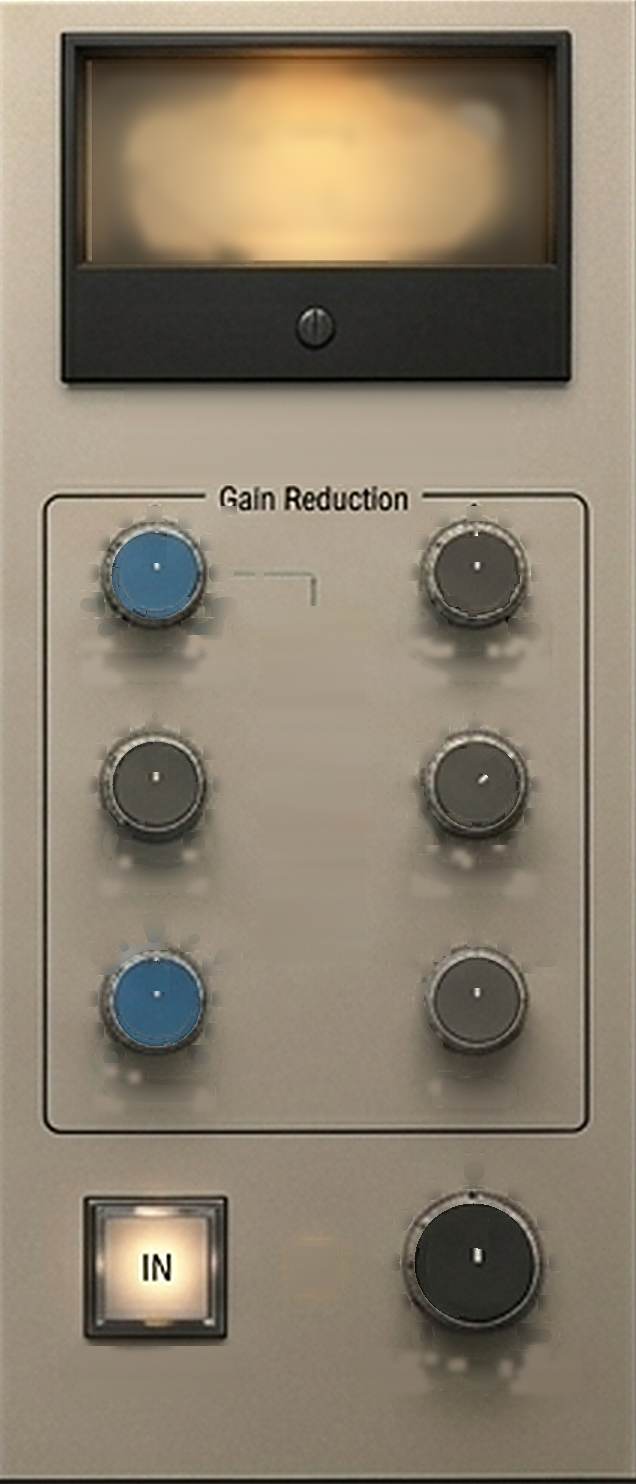
#> input picture Resources/MasterBusCompressorPanel.png, 636 x 1484 px
$ python make_strip_art.py ../Resources/MasterBusCompressorPanel.png ../Resources/MasterBusCompressorPanel.png
#> lines starting #> are read from the running program, lines starting #| are printed output that depends on the picture; after the words box and inside, x2 and y2 are one past the last pixel; in counts of white or black regions, pixels touching at a corner belong together
"""
Builds the mixer strip artwork from the design mockup (the first strip,
"Lead Vos"): the top of the strip with its EQ and Dynamics knobs, a plain
metal plate for the rest of the strip, and the fader cap.

Everything that moves or says something (pointers, lettering, numbers, the
values in the little boxes) is painted out; the app draws it.

Usage: python3 make_strip_art.py <mockup.jpg> <output folder>
"""
import sys, os
import cv2
import numpy as np
from PIL import Image, ImageFilter

src, out = sys.argv[1], sys.argv[2]
S = 3
ORIGIN = (298, 185)          # where the crop of the strips starts in the mockup
SIZE = (202, 505)

im = Image.open(src).convert("RGB")
#> im is the input picture: PIL image 636x1484 RGB; mean R, G, B 138.9, 127.6, 110.2
crop = im.crop((ORIGIN[0], ORIGIN[1], ORIGIN[0] + SIZE[0], ORIGIN[1] + SIZE[1]))
big = crop.resize((SIZE[0] * S, SIZE[1] * S), Image.LANCZOS).filter(ImageFilter.UnsharpMask(radius=2, percent=60, threshold=2))
img = cv2.cvtColor(np.array(big), cv2.COLOR_RGB2BGR)

# The first strip, in the enlarged crop
X0, X1, Y0 = 6, 201, 13
TOP_END = 900                     # through the Dynamics section
gray = cv2.cvtColor(img, cv2.COLOR_BGR2GRAY)
yy, xx = np.mgrid[0:gray.shape[0], 0:gray.shape[1]]
local = cv2.GaussianBlur(gray, (0, 0), 9).astype(np.int16)
marks = gray.astype(np.int16) < local - 18
#> marks: shape (1515, 606) bool; 3.3% white; 72 white regions (13 under 20 px), largest, box (x1, y1, x2, y2) and area: (0, 579, 606, 589) 4849, (372, 923, 606, 939) 3098, (409, 1038, 529, 1239) 2151
light = gray.astype(np.int16) > local + 14
#> light: shape (1515, 606) bool; 3.5% white; 100 white regions (50 under 20 px), largest, box (x1, y1, x2, y2) and area: (0, 900, 316, 988) 8988, (395, 1020, 526, 1152) 2583, (370, 939, 606, 963) 2572

knobs = [(85, 159, 41), (82, 289, 41), (83, 404, 41), (82, 542, 41), (104, 775, 43)]   # x, y, skirt radius
pointerAngles = [0, 0, 0, 0, 0]

def small(m, max_area=700):
    n, labels, stats, _ = cv2.connectedComponentsWithStats(m.astype(np.uint8), 8)
    keep = np.zeros(m.shape, bool)
    for i in range(1, n):
        if stats[i, cv2.CC_STAT_AREA] <= max_area:
            keep |= labels == i
    return keep

mask = np.zeros(gray.shape, np.uint8)
strip = (xx >= X0 + 4) & (xx < X1 - 4) & (yy >= Y0 + 4) & (yy < TOP_END)

# Lettering and dots around the EQ knobs (everything small and dark/light on the plate)
eqZone = strip & (yy < 610)
for (cx, cy, r) in knobs:
    eqZone &= np.hypot(xx - cx, yy - cy) > r + 1
#> eqZone: shape (1515, 606) bool; 9.7% white; 1 white region, box (x1, y1, x2, y2) and area: (10, 17, 197, 610) 88791
redButtons = [(168, 63, 18), (168, 470, 18)]
for (bx, by, br) in redButtons:
    eqZone &= ~((np.abs(xx - bx) < br) & (np.abs(yy - by) < br))
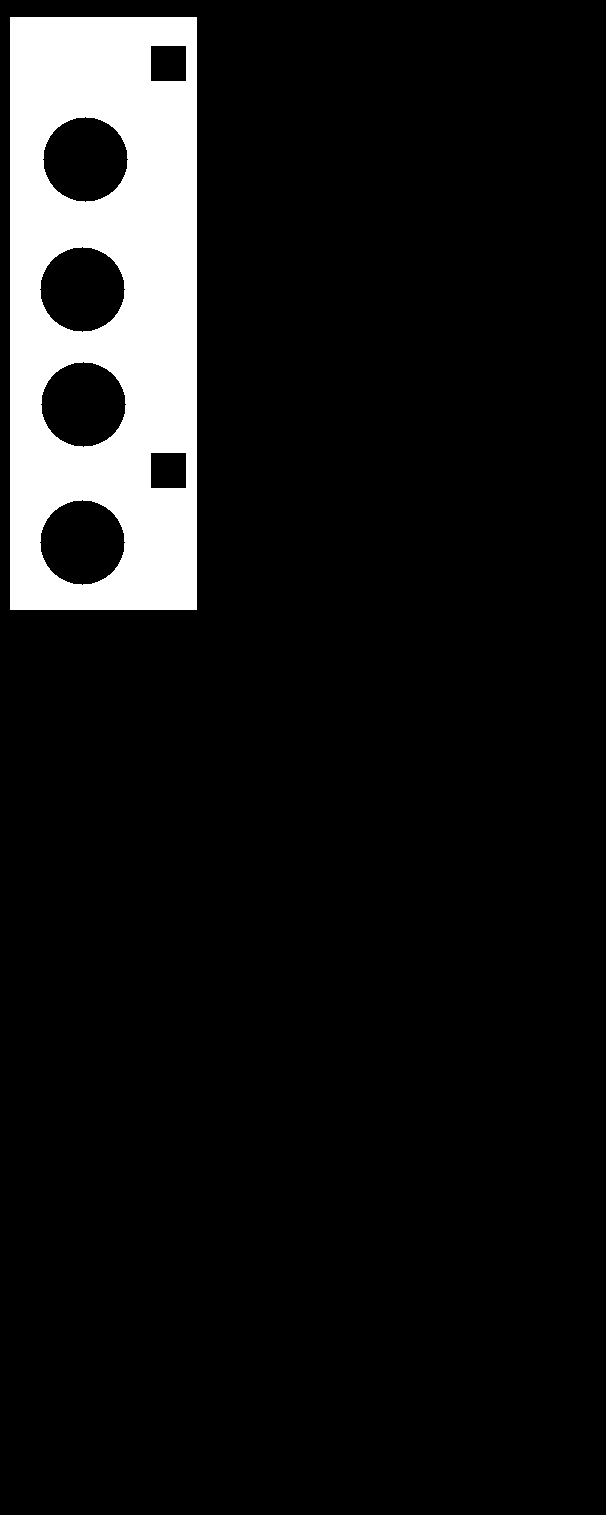
#> eqZone: shape (1515, 606) bool; 9.4% white; 1 white region, box (x1, y1, x2, y2) and area: (10, 17, 197, 610) 86341
mask[small(eqZone & marks)] = 255
mask[small(eqZone & light, 250)] = 255

# Values in the small boxes (the boxes stay; the app writes in them)
for (bx0, by0, bx1, by1) in [(44, 628, 92, 654), (112, 628, 160, 654), (36, 836, 96, 868), (120, 836, 172, 868)]:
    m = np.zeros(gray.shape, bool)
    m[by0:by1, bx0:bx1] = True
    mask[(m & (marks | light))] = 255
#> m: shape (1515, 606) bool; 0.18% white; 1 white region, box (x1, y1, x2, y2) and area: (120, 836, 172, 868) 1664
#> mask: shape (1515, 606); 0.21% white; 14 white regions (4 under 20 px), largest, box (x1, y1, x2, y2) and area: (95, 249, 197, 258) 653, (10, 249, 67, 258) 428, (10, 362, 49, 393) 370

# Knob pointers
for (cx, cy, r) in knobs:
    d = np.hypot(xx - cx, yy - cy)
    cap = d < r * 0.78
    level = np.median(gray[cap])
    mask[cap & (np.abs(gray.astype(np.int16) - int(level)) > 16)] = 255
    cv2.line(mask, (cx, cy), (cx, int(cy - r * 0.78)), 255, 20)
    cv2.circle(mask, (cx, cy), 8, 255, -1)
#> this loop made 5 passes
#> level on passes 1 to 5: 212, 46, 52, 41, 168
#> mask: shape (1515, 606); 0.84% white; 20 white regions (4 under 20 px), largest, box (x1, y1, x2, y2) and area: (57, 362, 114, 430) 1754, (94, 731, 115, 786) 1031, (75, 117, 96, 170) 989

mask = cv2.dilate(mask, np.ones((5, 5), np.uint8))
#> mask: shape (1515, 606); 1.3% white; 13 white regions, largest, box (x1, y1, x2, y2) and area: (8, 245, 199, 302) 3162, (50, 360, 116, 432) 2783, (92, 729, 117, 788) 1351

# Fill knob caps from the cap's own shading, the plate from the plate.
def fill(image, m, region, sigmas):
    w = (region & (m == 0)).astype(np.float32)
    est = np.zeros(image.shape, np.float32)
    done = np.zeros(m.shape, bool)
    for sg in sigmas:
        num = cv2.GaussianBlur(image.astype(np.float32) * w[..., None], (0, 0), sg)
        den = cv2.GaussianBlur(w, (0, 0), sg)
        ok = (den > (0.15 if sg != sigmas[-1] else 1e-5)) & ~done
        est[ok] = num[ok] / den[ok][..., None]
        done |= ok
    target = region & (m > 0)
    noise = np.random.default_rng(5).normal(0, 1.2, image.shape)
    image[target] = np.clip(est[target] + noise[target], 0, 255).astype(np.uint8)

for (cx, cy, r) in knobs:
    disc = np.hypot(xx - cx, yy - cy) < r * 0.8
    fill(img, mask, disc, (3, 8, 20, 60))
    mask[disc] = 0
#> mask: shape (1515, 606); 0.58% white; 15 white regions, largest, box (x1, y1, x2, y2) and area: (8, 245, 199, 260) 2113, (8, 360, 51, 395) 666, (66, 446, 107, 488) 487

fill(img, mask, strip, (4, 10, 30, 90))
#> in fill (call 6), `w = (region & (m == 0)).astype(np.float32)`: w: shape (1515, 606) float32; values 0 (black) and 1 (white), 17.4% white; 2 white regions, box (x1, y1, x2, y2) and area: (10, 252, 197, 900) 117035, (10, 17, 197, 249) 42827
#> after the loop in fill (call 6), `for sg in sigmas:`:
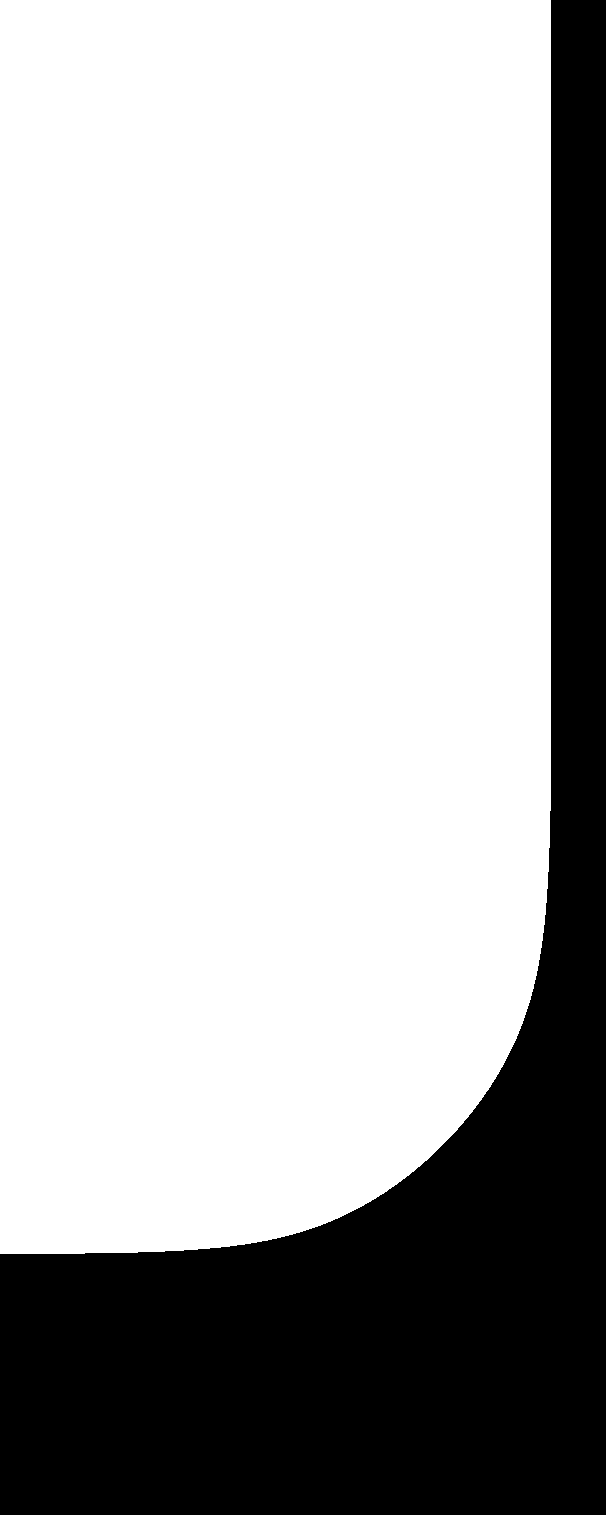
#> done: shape (1515, 606) bool; 71.9% white; 1 black region, box (x1, y1, x2, y2) and area: (0, 0, 606, 1515) 257802
#> after the loop in fill (call 6), `for sg in sigmas:`:
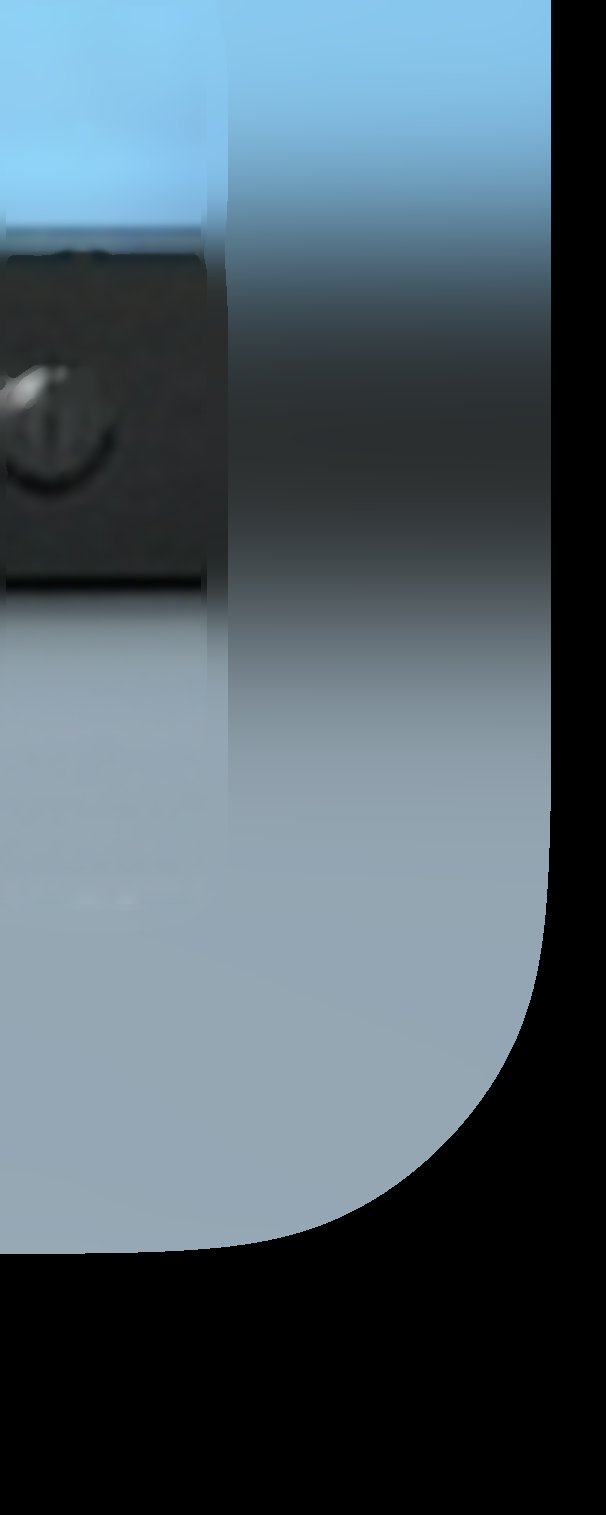
#> est: shape (1515, 606, 3) float32; mean R, G, B 80.4, 96.5, 106.1
#> in fill (call 6), `target = region & (m > 0)`: target: shape (1515, 606) bool; 0.57% white; 15 white regions, largest, box (x1, y1, x2, y2) and area: (10, 245, 197, 260) 2070, (10, 360, 51, 395) 631, (66, 446, 107, 488) 487

# --- Rebuild the plate cleanly around the parts we keep ------------------------
# The parts: knobs, the red keys, the two cream keys and the two dark displays.
creamKeys = [(38, 623, 99, 663), (107, 623, 167, 663)]
darkBoxes = [(30, 829, 101, 873), (113, 829, 179, 873)]
keep = np.zeros(gray.shape, np.uint8)
for (cx, cy, r) in knobs:
    cv2.circle(keep, (cx, cy), int(r * 1.03), 255, -1)
#> keep: shape (1515, 606); 3.1% white; 5 white regions, box (x1, y1, x2, y2) and area: (60, 731, 149, 820) 6077, (43, 117, 128, 202) 5525, (40, 247, 125, 332) 5525, (41, 362, 126, 447) 5525, (40, 500, 125, 585) 5525
for (bx, by, br) in redButtons:
    cv2.rectangle(keep, (bx - 17, by - 17), (bx + 17, by + 17), 255, -1)
#> keep: shape (1515, 606); 3.3% white; 7 white regions, largest, box (x1, y1, x2, y2) and area: (60, 731, 149, 820) 6077, (43, 117, 128, 202) 5525, (40, 247, 125, 332) 5525
for (x0_, y0_, x1_, y1_) in creamKeys + darkBoxes:
    cv2.rectangle(keep, (x0_, y0_), (x1_, y1_), 255, -1)

g2 = cv2.cvtColor(img, cv2.COLOR_BGR2GRAY).astype(np.float32)
dev = np.abs(g2 - cv2.GaussianBlur(g2, (0, 0), 6))
# The plate's colour, column by column, from rows with nothing on them
# (above the first knob and between the EQ and Dynamics sections).
rows = list(range(Y0 + 4, 100)) + list(range(575, 606))
profile = np.zeros((img.shape[1], 3), np.float32)
for x in range(X0, X1):
    samples = [img[y, x].astype(np.float32) for y in rows if keep[y, x] == 0 and dev[y, x] < 7]
    profile[x] = np.median(np.array(samples), axis=0) if samples else img[rows[0], x]
#> after the loop, profile = 606 rows, first 8: [0, 0, 0], [0, 0, 0], [0, 0, 0], [0, 0, 0], [0, 0, 0], [0, 0, 0], [143, 206, 243], [143, 206, 243]
profile[X0:X1] = cv2.GaussianBlur(profile[None, X0:X1], (0, 0), 2.0)[0]
plateImg = np.repeat(profile[None, :, :], img.shape[0], axis=0)
grain = cv2.GaussianBlur(np.random.default_rng(4).normal(0, 1.4, plateImg.shape).astype(np.float32), (0, 0), 0.7) * 1.5
plateImg = plateImg + grain

shade = np.zeros(gray.shape, np.float32)
for (cx, cy, r) in knobs:
    cv2.circle(shade, (cx + 3, cy + 6), int(r * 1.0), 1.0, -1)
#> shade: shape (1515, 606) float32; values 0 (black) and 1 (white), 2.9% white; 5 white regions, box (x1, y1, x2, y2) and area: (64, 738, 151, 825) 5789, (47, 124, 130, 207) 5261, (44, 254, 127, 337) 5261, (45, 369, 128, 452) 5261, (44, 507, 127, 590) 5261
for (x0_, y0_, x1_, y1_) in creamKeys + darkBoxes:
    cv2.rectangle(shade, (x0_ + 2, y0_ + 4), (x1_ + 2, y1_ + 4), 0.6, -1)
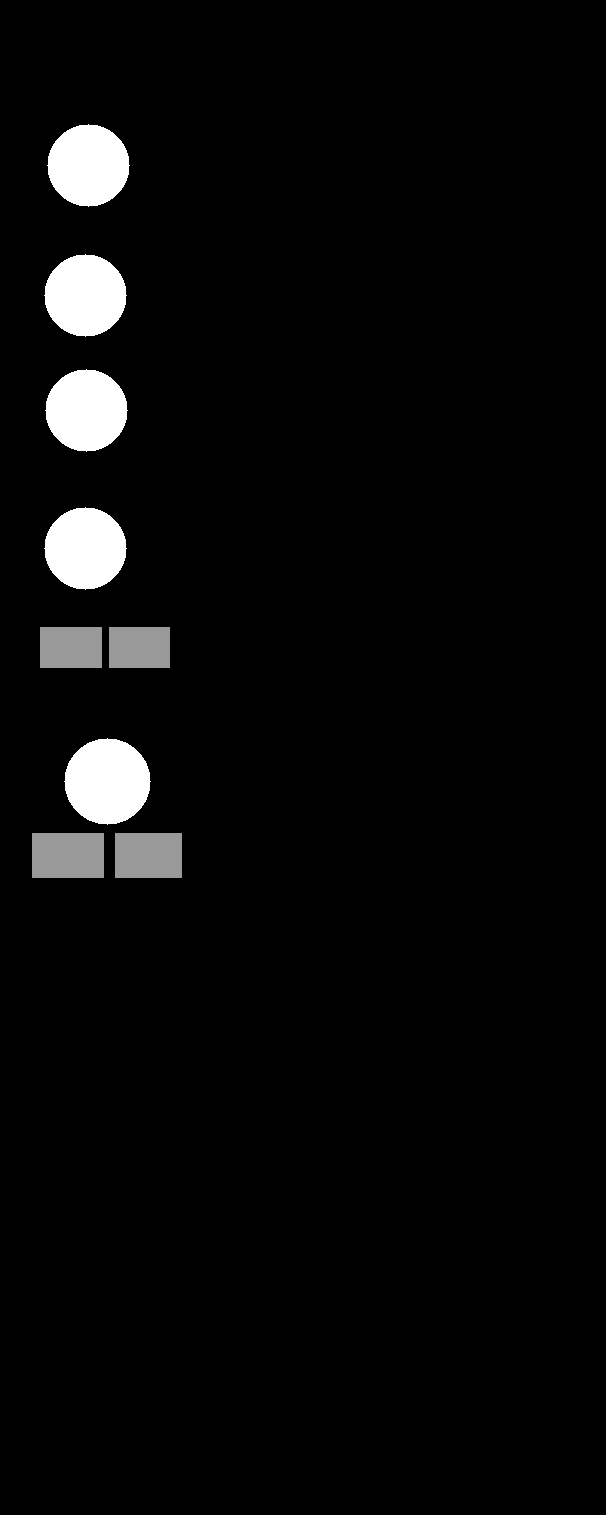
#> shade: shape (1515, 606) float32; min 0, max 1, mean 0.0366
shade = cv2.GaussianBlur(shade, (0, 0), 6) * 0.32
plateImg = plateImg * (1.0 - shade[..., None])

region = cv2.GaussianBlur(strip.astype(np.float32), (0, 0), 1.0)
keepSoft = cv2.GaussianBlur((keep > 0).astype(np.float32), (0, 0), 1.0)
alpha = (region * (1.0 - keepSoft))[..., None]
img = np.clip(img.astype(np.float32) * (1 - alpha) + plateImg * alpha, 0, 255).astype(np.uint8)

# Empty the keys and displays (keep their bevels)
for (x0_, y0_, x1_, y1_) in creamKeys + darkBoxes:
    ix0, iy0, ix1, iy1 = x0_ + 7, y0_ + 7, x1_ - 7, y1_ - 7
    inner = img[iy0:iy1, ix0:ix1].astype(np.float32)
    top_ = np.median(inner[:3].reshape(-1, 3), axis=0)
    bot_ = np.median(inner[-3:].reshape(-1, 3), axis=0)
    t = np.linspace(0, 1, iy1 - iy0)[:, None, None]
    grad = top_[None, None, :] * (1 - t) + bot_[None, None, :] * t
    grad = np.repeat(grad, ix1 - ix0, axis=1) + np.random.default_rng(1).normal(0, 1.0, (iy1 - iy0, ix1 - ix0, 3))
    img[iy0:iy1, ix0:ix1] = np.clip(grad, 0, 255).astype(np.uint8)
#> this loop made 4 passes
#> (top_, bot_) on passes 1 to 4: ([124, 138, 145], [137, 155, 163]), ([123, 138, 145], [136, 155, 163]), ([149, 167, 179], [148, 166, 179]), ([148, 167, 179], [148, 166, 178])
#> pass 1, `inner = img[iy0:iy1, ix0:ix1].astype(np.float32)`:
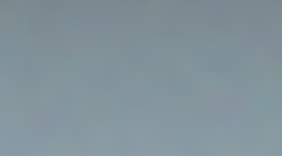
#> inner: shape (26, 47, 3) float32 (shown 6 times larger); mean R, G, B 130.5, 147, 154.9

top = img[Y0:TOP_END, X0:X1]
cv2.imwrite(os.path.join(out, "StripTop.png"), top)

# A plain plate for the rest of the strip: the rebuilt plate's column profile.
profile = profile[X0:X1]
#> profile = 195 rows, first 8: [143, 206, 243], [143, 206, 243], [143, 206, 243], [143, 206, 243], [143, 206, 243], [143, 206, 243], [143, 206.1, 243], [143, 206.2, 243]
H = 600
plate = np.repeat(profile[None, :, :], H, axis=0)
grain = np.random.default_rng(9).normal(0, 1.3, plate.shape).astype(np.float32)
grain = cv2.GaussianBlur(grain, (0, 0), 0.7) * 1.6
plate = np.clip(plate + grain, 0, 255).astype(np.uint8)
cv2.imwrite(os.path.join(out, "StripPlate.png"), plate)

# The fader cap
cap = img[1021:1128, 43:98]
cv2.imwrite(os.path.join(out, "FaderCap.png"), cap)

print("top", top.shape[1], "x", top.shape[0])
#| top 195 x 887
print("knobs (in StripTop pixels):", [(x - X0, y - Y0, r) for (x, y, r) in knobs])
print("red buttons:", [(x - X0, y - Y0) for (x, y, _) in redButtons])
print("cream keys:", [(a - X0, b - Y0, c - X0, d - Y0) for (a, b, c, d) in creamKeys])
#| cream keys: [(32, 610, 93, 650), (101, 610, 161, 650)]
print("dark boxes:", [(a - X0, b - Y0, c - X0, d - Y0) for (a, b, c, d) in darkBoxes])
#| dark boxes: [(24, 816, 95, 860), (107, 816, 173, 860)]
